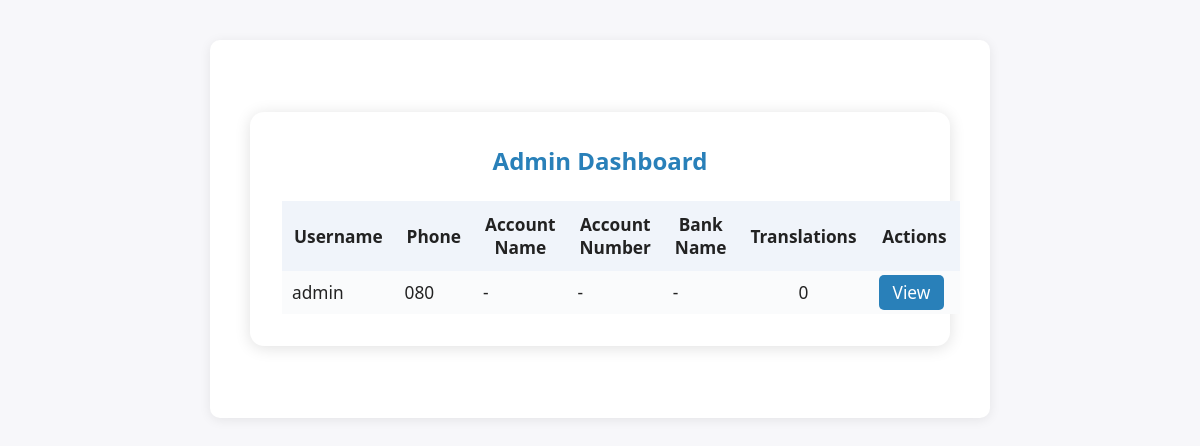
The page /admin (signed in) on the database its author committed.
### models.py (models this page shows)
class User(UserMixin, db.Model):
    id = db.Column(db.Integer, primary_key=True)
    username = db.Column(db.String(80), unique=True, nullable=False)
    phone = db.Column(db.String(20), unique=True, nullable=False)
    password = db.Column(db.String(200), nullable=False)
    is_admin = db.Column(db.Boolean, default=False)
    reward = db.Column(db.Integer, default=0)

### app.py (the view)
@app.route('/admin')
@login_required
def admin():
    if not current_user.is_admin:
        abort(403)
    users = User.query.all()
    return render_template("admin.html", users=users)

### app.py (called while the page is built)
@login_manager.user_loader
def load_user(user_id):
    return User.query.get(int(user_id))

### templates/admin.html (shortened to what this page needs)
{% extends "layout.html" %}
{% block content %}
<div style="max-width: 950px; margin: 40px auto; background: #fff; border-radius: 14px; box-shadow: 0 2px 16px #e0e0e0; padding: 32px;">
    <h2 style="color:#2980b9; margin-bottom: 24px; text-align:center;">Admin Dashboard</h2>
    <table style="width:100%; border-collapse:collapse; font-size:1.08em;">
        <tr style="background:#f0f4fa;">
            <th style="padding:12px;">Username</th>
            <th style="padding:12px;">Phone</th>
            <th style="padding:12px;">Account Name</th>
            <th style="padding:12px;">Account Number</th>
            <th style="padding:12px;">Bank Name</th>
            <th style="padding:12px;">Translations</th>
            <th style="padding:12px;">Actions</th>
        </tr>
        {% for user in users %}
        <tr style="background:{{ loop.index0 % 2 == 0 and '#fafbfc' or '#f5f7fa' }};">
            <td style="padding:10px;">{{ user.username }}</td>
            <td style="padding:10px;">{{ user.phone }}</td>
            <td style="padding:10px;">{{ user.account_name or '-' }}</td>
            <td style="padding:10px;">{{ user.account_number or '-' }}</td>
            <td style="padding:10px;">{{ user.bank_name or '-' }}</td>
            <td style="padding:10px; text-align:center;">{{ user.translations|length }}</td>
            <td style="padding:10px;">
                <a href="{{ url_for('admin_user_detail', user_id=user.id) }}" style="background:#2980b9; color:#fff; border-radius:5px; padding:6px 14px; text-decoration:none; margin-right:6px;">View</a>
            </td>
        </tr>
        {% endfor %}
    </table>
</div>
{% endblock %}

### static/style.css (style rules this page uses)
body { font-family: 'Segoe UI', Arial, sans-serif; background: #f7f7fa; margin: 0; padding: 0; color: #222; }
h1, h2, h3 { color: #2a4d69; margin-top: 0; }
a { color: #4b86b4; text-decoration: none; }

### rows shown on the page
User: username "admin", phone "080", account_name "-", account_number "-", bank_name "-", translations|length "0"
